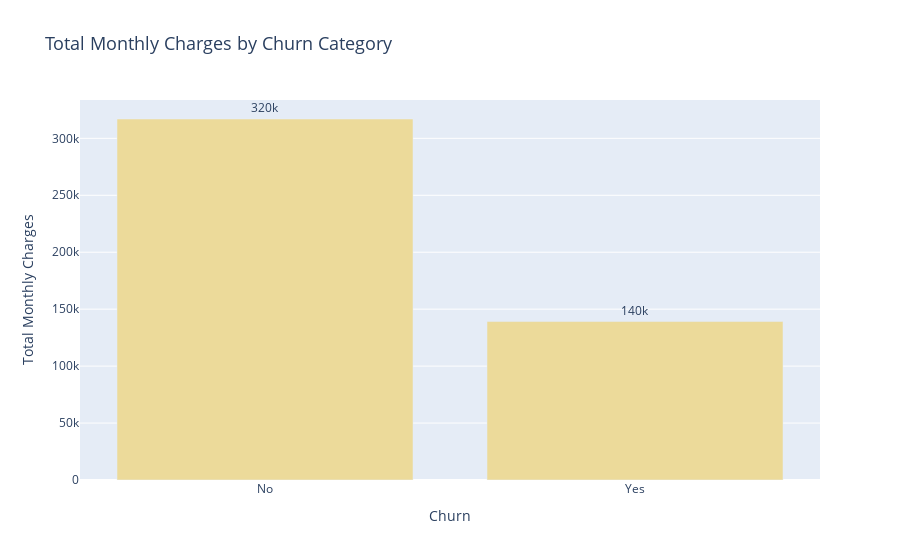

Notebook code cell kept with this figure:
### Markdown cell above
**Key Observations**
- The majority of customers (73.46%) stayed
- A smaller portion (26.54%) churned
- This may suggest that the retention strategies  in the company are working well overall but could still benefit from improvement.

### Code cell
## sementing by churn and monthly charges
churn_segmented = Telco_churn_data.groupby('Churn')['MonthlyCharges'].sum().reset_index()

# Create a bar chart
fig = px.bar(
    churn_segmented,
    x="Churn",
    y="MonthlyCharges",
    title="Total Monthly Charges by Churn Category",
    labels={"churn": "Churn", "MonthlyCharges": "Total Monthly Charges"},
    text="MonthlyCharges" ,
    color_discrete_sequence= px.colors.sequential.Oryel
)

# Customize the layout
fig.update_traces(texttemplate='%{text:.2s}', textposition='outside')  # Format the displayed values
fig.update_layout(title_font_size=18, xaxis_title="Churn", yaxis_title="Total Monthly Charges")

# Show the plot
fig.show()

### Figure 1 — Plotly figure (JSON) as saved in the notebook; plotly's stock layout.template omitted (floating-point values rounded to 4 significant figures)
{"data": [{"alignmentgroup": "True", "hovertemplate": "Churn=%{x}<br>Total Monthly Charges=%{text}<extra></extra>", "legendgroup": "", "marker": {"color": "rgb(236, 218, 154)", "pattern": {"shape": ""}}, "name": "", "offsetgroup": "", "orientation": "v", "showlegend": false, "text": [317000.0, 139100.0], "textposition": "outside", "texttemplate": "%{text:.2s}", "type": "bar", "x": ["No", "Yes"], "xaxis": "x", "y": [317000.0, 139100.0], "yaxis": "y"}], "layout": {"barmode": "relative", "legend": {"tracegroupgap": 0}, "title": {"font": {"size": 18}, "text": "Total Monthly Charges by Churn Category"}, "xaxis": {"anchor": "y", "domain": [0, 1], "title": {"text": "Churn"}}, "yaxis": {"anchor": "x", "domain": [0, 1], "title": {"text": "Total Monthly Charges"}}}}
